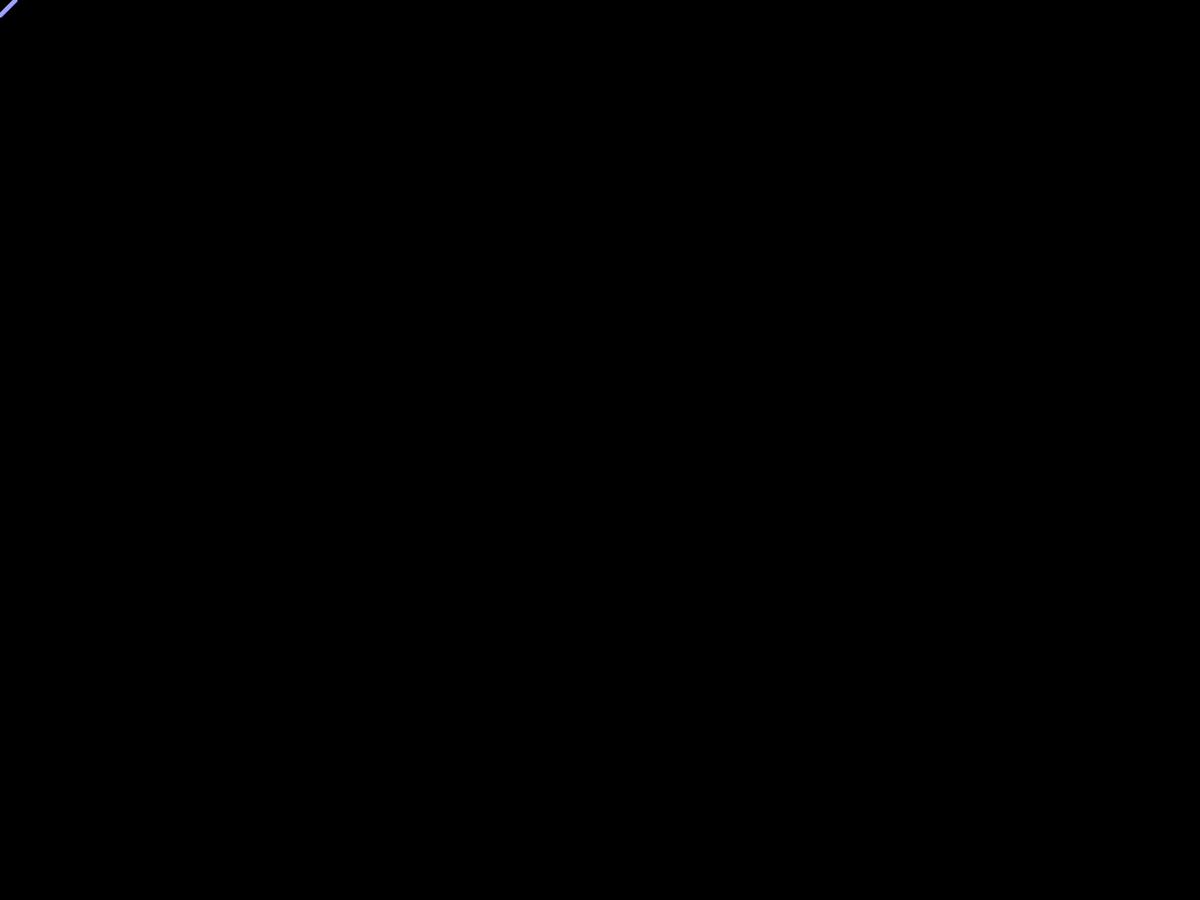
Frame 1 (no input)
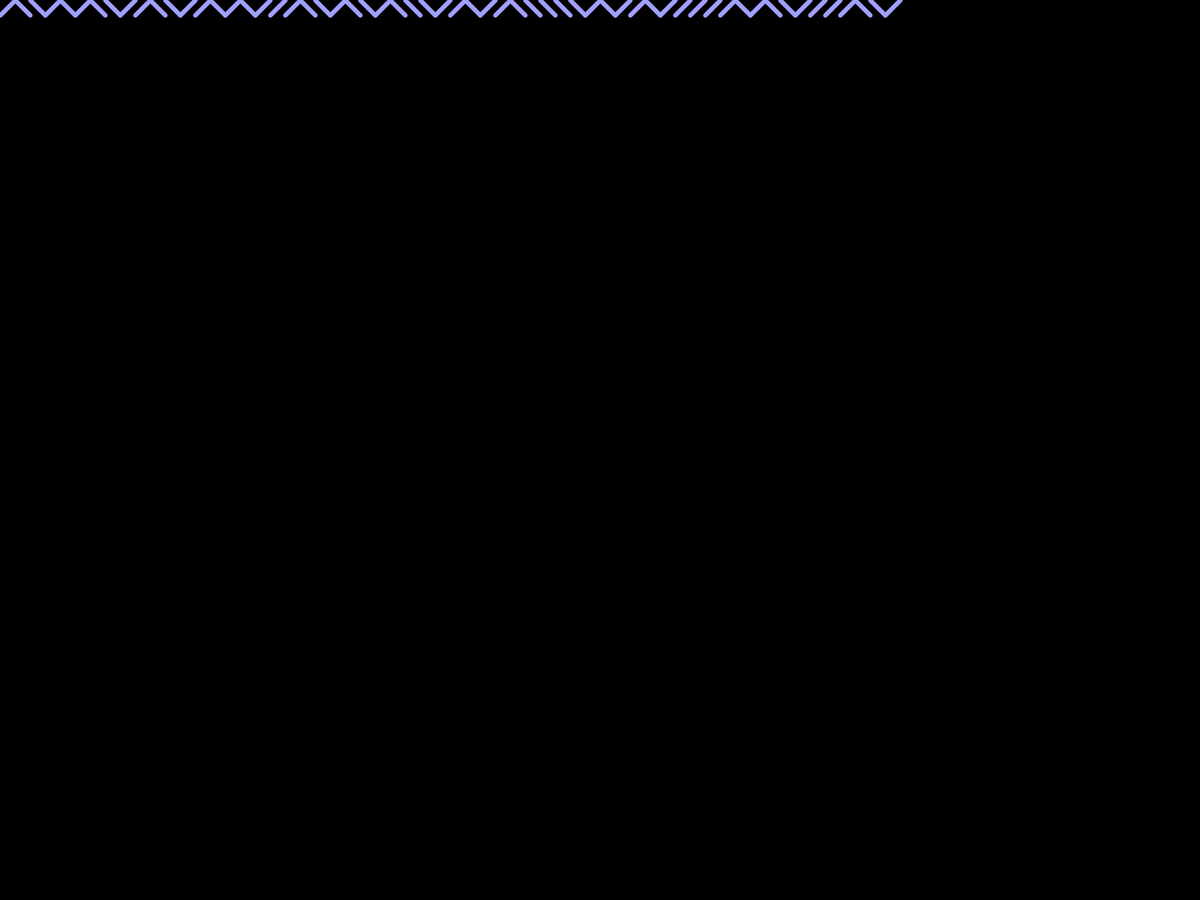
Frame 60 (the mouse pressed at the canvas centre just before this capture)
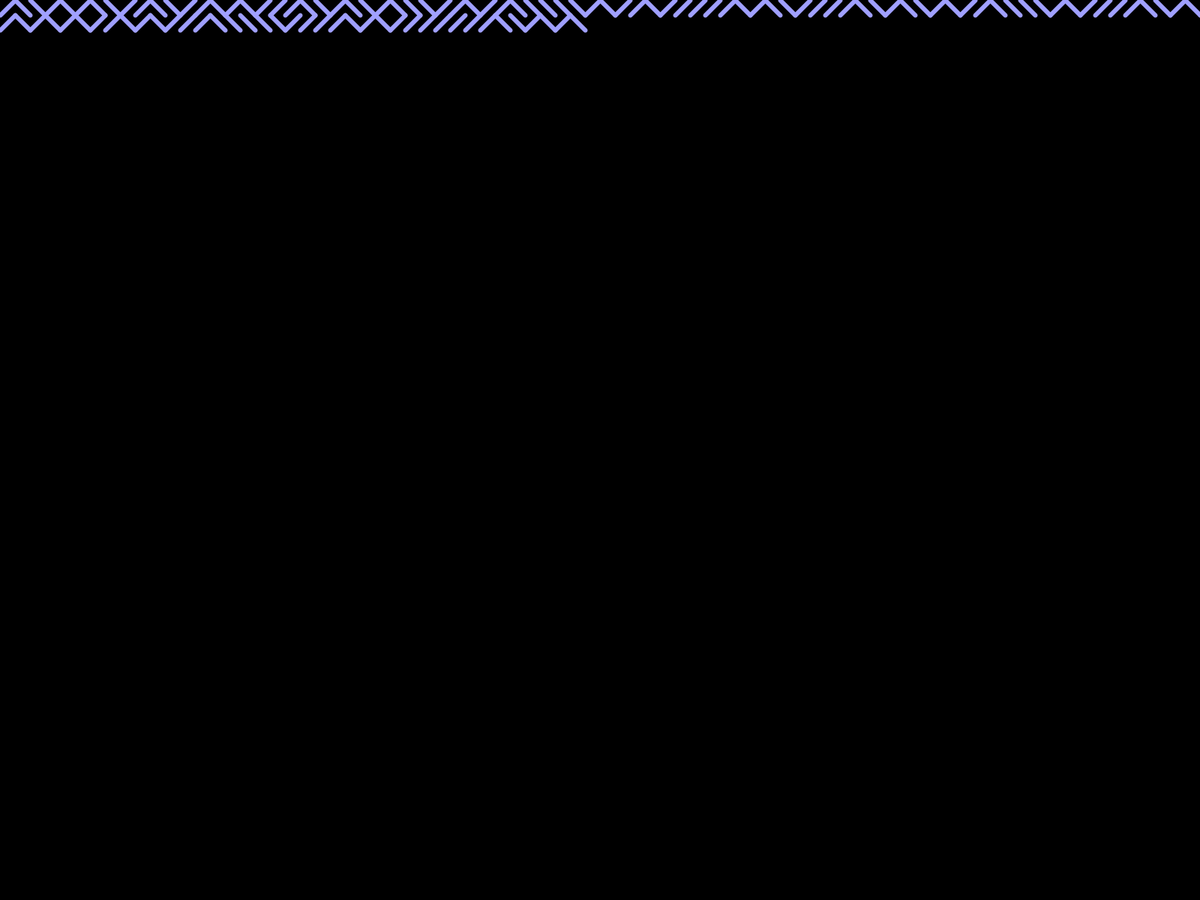
Frame 120 (the mouse held since frame 60 and released just before this capture)

The Processing sketch that drew these frames (run headless with seeded random() and noise(); from frame 60 on, the mouse is pressed at the canvas centre):

// Processing sketch: porting_10print
// ── porting_10print.pde
// -
// porting 10 print to processing by Claudia Panfili [10print, maze]
// 2018 © Claudia Panfili, Daniele @Fupete and the course DSII2018 @UniRSM 
// github.com/fupete — github.com/dsii-2018-unirsm
// Educational purposes, MIT License, 2018, San Marino
// —

void setup() {
    fullScreen();
    background(0);
}

int length = 20;
int x = 0;
int x1 = length;
int x2 = 0;
int y = 0;
int y1 = length;
int y2 = 0;

void draw() {
    frameRate(30);
    int strokeW = length/3;
    stroke(160, 160, 255);
    strokeWeight(strokeW);
    //miter = vertici a punta
    strokeJoin(MITER);
    //round = traccia round
    strokeCap(ROUND);
    if (y <= height) {
        if (x>width) {x=0; x1=length; x2=0; y+=length;}
        if (Math.random() > 0.5) {
            line(x1+x, y1+y, x2 + x, y2+y);
        } else {
            line(x1+x, y2+y, x2 + x, y1+y);
        }
          x+=length;
    };
}
